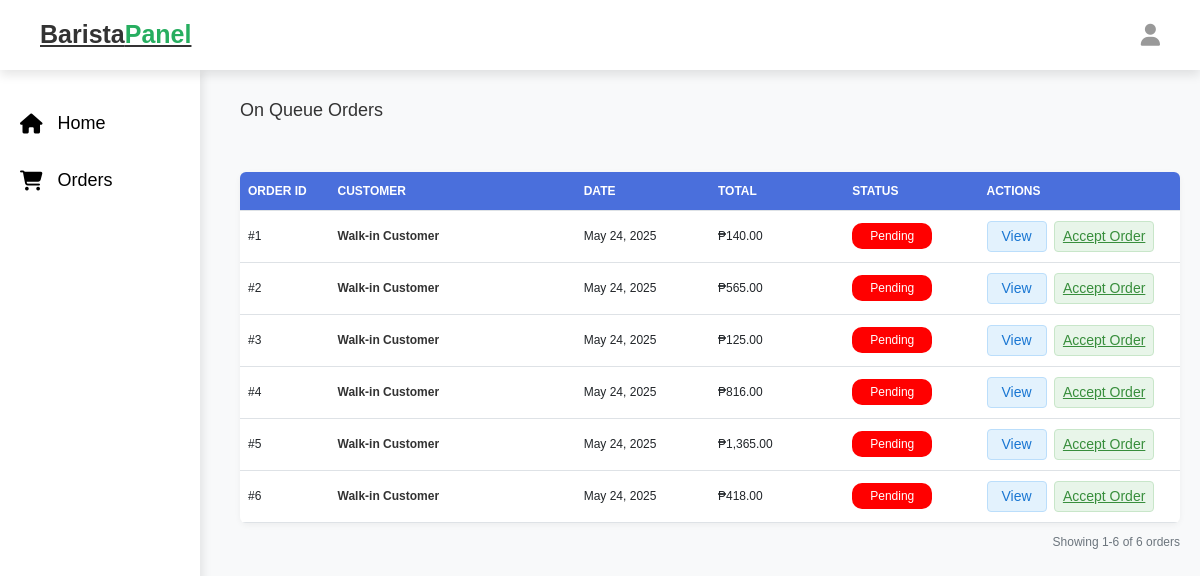
Page /barista_take_order.php (signed in) on the earlier database version.
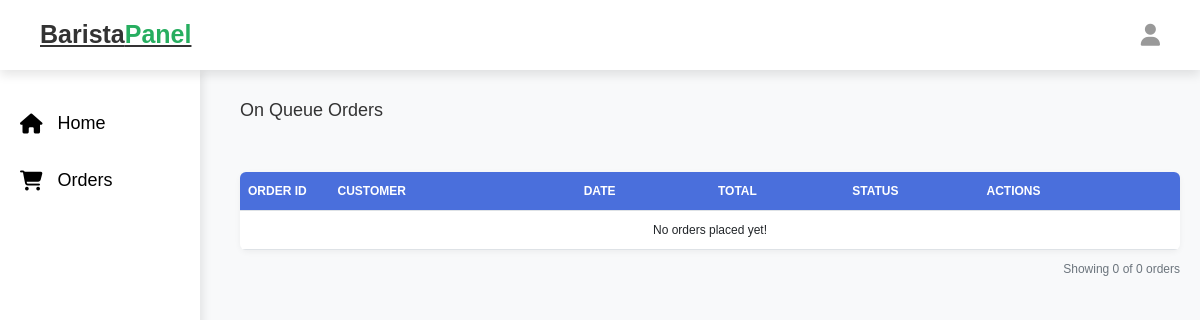
Same page on the later database version.
### tables this page shows
CREATE TABLE `orders` (
  `id` int NOT NULL,
  `user_id` int NOT NULL,
  `name` varchar(100) NOT NULL,
  `number` varchar(12) NOT NULL,
  `email` varchar(100) NOT NULL,
  `method` varchar(50) NOT NULL,
  `address` varchar(500) NOT NULL,
  `status` enum('pending','received','preparing','pick-up','on the way','completed') NOT NULL DEFAULT 'pending',
  `type` enum('coffee','religious') NOT NULL,
  `updated_by_cashier` text,
  `updated_by_barista` text,
  `receipt` varchar(255) DEFAULT NULL,
  `is_walk_in` tinyint(1) NOT NULL DEFAULT '0',
  `placed_on` timestamp NOT NULL DEFAULT CURRENT_TIMESTAMP ON UPDATE CURRENT_TIMESTAMP,
  `created_at` timestamp NULL DEFAULT CURRENT_TIMESTAMP,
  `updated_at` timestamp NULL DEFAULT CURRENT_TIMESTAMP ON UPDATE CURRENT_TIMESTAMP
);

### enums/OrderStatusEnum.php (called while the page is built, shortened)
<?php
enum OrderStatusEnum: string
{
    public function label(): string
    {
        return match ($this) {
            self::Pending => 'Pending',
            self::Preparing => 'Preparing',
            self::PickUp => 'Pick-Up',
            self::OnTheWay => 'On The Way',
            self::Completed => 'Completed',
        };
    }
    public function color(): string
    {
        return match ($this) {
            self::Pending => '#FF0000',
            self::Preparing => '#FFFF00',
            self::PickUp => '#FFA500',
            self::OnTheWay => '#0000FF',
            self::Completed => '#008000',
        };
    }
}

### helpers/FormatHelper.php (called while the page is built, shortened)
<?php
require_once 'enums/OrderStatusEnum.php';
class FormatHelper
{
    public static function formatOrders($orders, \PDO $conn): array
    {
        $formatted_orders = [];
        foreach ($orders as $order) {
            $formatted_orders[] = [
                'order_id' => $order['order_id'],
                'name' => htmlspecialchars($order['name']),
                'number' => htmlspecialchars($order['number'] ?? ''),
                'email' => htmlspecialchars($order['email']),
                'method' => htmlspecialchars($order['method']),
                'address' => htmlspecialchars($order['address'] ?? ''),
                'placed_on' => date('M d, Y', strtotime($order['placed_on'])),
                'type' => htmlspecialchars($order['type']),
                'delivery_fee' => number_format((int) $order['delivery_fee'], 2) ?? 0,
                'receipt' => htmlspecialchars($order['receipt'] ?? ''),
                'status' => [
                    'value' => htmlspecialchars($order['status']),
                    'label' => OrderStatusEnum::from($order['status'])->label(),
                    'color' => OrderStatusEnum::from($order['status'])->color()
                ],
                'total_price' => number_format((int) $order['total_price'], 2),
                'products' => array_filter(array_map(function ($product_id) use ($conn, $order) {
                    $select_product = $conn->prepare("SELECT * FROM `products` WHERE id = ?");
                    $select_product->execute([$product_id]);
                    $product = $select_product->fetch(\PDO::FETCH_ASSOC);
                    $select_order_product = $conn->prepare("SELECT * FROM `order_products` WHERE order_id = ? AND product_id = ?");
                    $select_order_product->execute([$order['order_id'], $product_id]);
                    $order_product = $select_order_product->fetch(\PDO::FETCH_ASSOC);
                    $product['quantity'] = $order_product['quantity'];
                    $product['subtotal'] = $order_product['subtotal'];
                    if ($product['type'] === 'religious' || $product['type'] === 'coffee') {
                        return [
                            'id' => $product['id'],
                            'name' => htmlspecialchars($product['name'] ?? '', ENT_QUOTES, 'UTF-8'),
                            'quantity' => htmlspecialchars($product['quantity'] ?? '0', ENT_QUOTES, 'UTF-8'),
                            'price' => number_format($product['price'] ?? 0, 2),
                            'subtotal' => number_format($product['subtotal'] ?? 0, 2),
                            'cup_sizes' => json_decode($order_product['cup_sizes'] ?? '[]', true) ?: [],
                            'ingredients' => $product['type'] === 'coffee' ? array_map(function ($ingredient) {
                                return [
                                    'name' => htmlspecialchars($ingredient['name'] ?? '', ENT_QUOTES, 'UTF-8'),
                                    'level' => htmlspecialchars($ingredient['level'] ?? '', ENT_QUOTES, 'UTF-8')
                                ];
                            }, json_decode($order_product['ingredients'] ?? '[]', true) ?: []) : [],
                            'add_ons' => $product['type'] === 'coffee' ? array_map(function ($addOn) {
                                return [
                                    'name' => htmlspecialchars($addOn['name'] ?? '', ENT_QUOTES, 'UTF-8'),
                                    'price' => number_format($addOn['price'] ?? 0, 2)
                                ];
                            }, json_decode($order_product['add_ons'] ?? '[]', true) ?: []) : [],
                        ];
                    }
                    return null;
                }, explode(',', $order['product_ids'])))
            ];
            usort($formatted_orders, function ($a, $b) {
                return $a['order_id'] <=> $b['order_id'];
            });
        }
        return $formatted_orders;
    }
}

### barista_take_order.php (the view, shortened to what the changed rows need)
<?php
@include 'config.php';
require_once 'enums/OrderStatusEnum.php';
require_once 'helpers/FormatHelper.php';
$pendingStatus = OrderStatusEnum::Pending;
$select_orders = $conn->prepare("
    SELECT
        o.id AS order_id,
        o.name,
        o.email,
        o.placed_on,
        o.status,
        o.address,
        o.type,
        o.receipt,
        o.method,
        o.number,
        o.delivery_fee,
        GROUP_CONCAT(op.product_id) AS product_ids,
        (SELECT SUM(op2.subtotal) FROM `order_products` op2 WHERE op2.order_id = o.id) AS total_price
    FROM `orders` o
    LEFT JOIN `order_products` op ON o.id = op.order_id
    WHERE o.status = ? AND o.type = 'coffee'
    GROUP BY o.id
");
$select_orders->execute([$pendingStatus->value]);
$orders = $select_orders->fetchAll(PDO::FETCH_ASSOC);
$orders = FormatHelper::formatOrders($orders, $conn);
?>
<!DOCTYPE html>
<html lang="en">
<head>
    <link rel="stylesheet" href="https://cdnjs.cloudflare.com/ajax/libs/font-awesome/6.1.1/css/all.min.css">
    <link rel="stylesheet" href="https://cdn.jsdelivr.net/npm/bootstrap@5.3.0/dist/css/bootstrap.min.css">
    <link rel="stylesheet" href="css/admin_style.css">
</head>
<body>
    <?php include 'barista_header.php'; ?>
    <div class="admin-container">
        <div class="d-flex justify-content-between align-items-center mb-3">
            <h2 class="mb-0" style="font-size: 18px;">On Queue Orders</h2>
        </div>
        <div class="card">
            <div class="table-responsive">
                <table class="table table-hover">
                    <thead>
                        <tr>
                            <th style="width: 8%">ORDER ID</th>
                            <th style="width: 22%">CUSTOMER</th>
                            <th style="width: 12%">DATE</th>
                            <th style="width: 12%">TOTAL</th>
                            <th style="width: 12%">STATUS</th>
                            <th style="width: 18%">ACTIONS</th>
                        </tr>
                    </thead>
                    <tbody>
                        <?php if (!empty($orders)): ?>
                            <?php foreach ($orders as $order): ?>
                                <?php
                                $order_date = date('M d, Y', strtotime($order['placed_on']));
                                ?>
                                <tr data-id="<?= $order['order_id'] ?>" data-status="<?= $order['status']['value'] ?>"
                                    data-date="<?= date('Y-m-d', strtotime($order['placed_on'])) ?>">
                                    <td>#<?= $order['order_id'] ?></td>
                                    <td>
                                        <div class="fw-semibold" style="font-size: 12px;">
                                            <?= htmlspecialchars($order['name']) ?>
                                        </div>
                                    </td>
                                    <td><?= $order_date ?></td>
                                    <td>₱<?= number_format((float) str_replace(',', '', $order['total_price']), 2) ?></td>
                                    <td>
                                        <span class="status-badge"
                                            style="background-color: <?= $order['status']['color'] ?>; color: white;">
                                            <?= $order['status']['label'] ?>
                                        </span>
                                    </td>
                                    <td>
                                        <button class="action-btn btn-view" data-bs-toggle="modal"
                                            data-bs-target="#viewOrderModal-<?= $order['order_id'] ?>">
                                            View
                                        </button>
                                        <a class="action-btn btn-update"
                                            href="barista_take_order.php?id=<?= $order['order_id'] ?>">
                                            Accept Order
                                        </a>
                                    </td>
                                </tr>
                            <?php endforeach; ?>
                        <?php else: ?>
                            <tr>
                                <td colspan="6" class="empty-orders">No orders placed yet!</td>
                            </tr>
                        <?php endif; ?>
                    </tbody>
                </table>
            </div>
        </div>
        <div class="pagination-info">
            Showing <?= !empty($orders) ? '1-' . count($orders) : '0' ?> of <?= count($orders) ?> orders
        </div>
    </div>
</body>
</html>

Differences in the rows shown:
removed orders: id "1", name "Walk-in Customer", order_date "May 24, 2025", total_price "140.00", label "Pending"
removed orders: id "2", name "Walk-in Customer", order_date "May 24, 2025", total_price "565.00", label "Pending"
removed orders: id "3", name "Walk-in Customer", order_date "May 24, 2025", total_price "125.00", label "Pending"
removed orders: id "4", name "Walk-in Customer", order_date "May 24, 2025", total_price "816.00", label "Pending"
removed orders: id "5", name "Walk-in Customer", order_date "May 24, 2025", total_price "1,365.00", label "Pending"
removed orders: id "6", name "Walk-in Customer", order_date "May 24, 2025", total_price "418.00", label "Pending"
Other differences:
count($orders): "6" → "0"
count($orders): "6" → (not shown)
text no longer shown: "1-"
text now shown: "No orders placed yet! 0"
